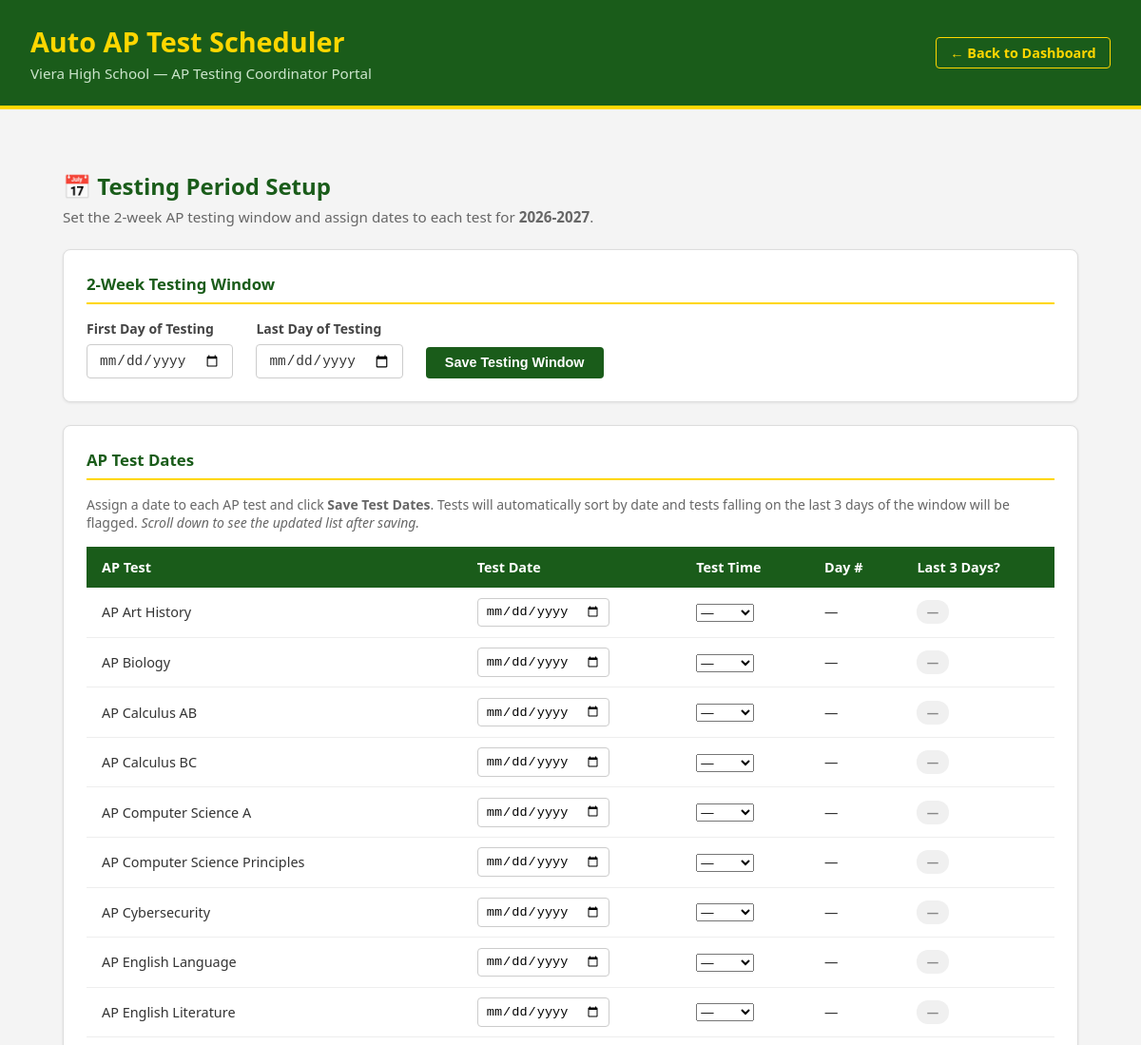
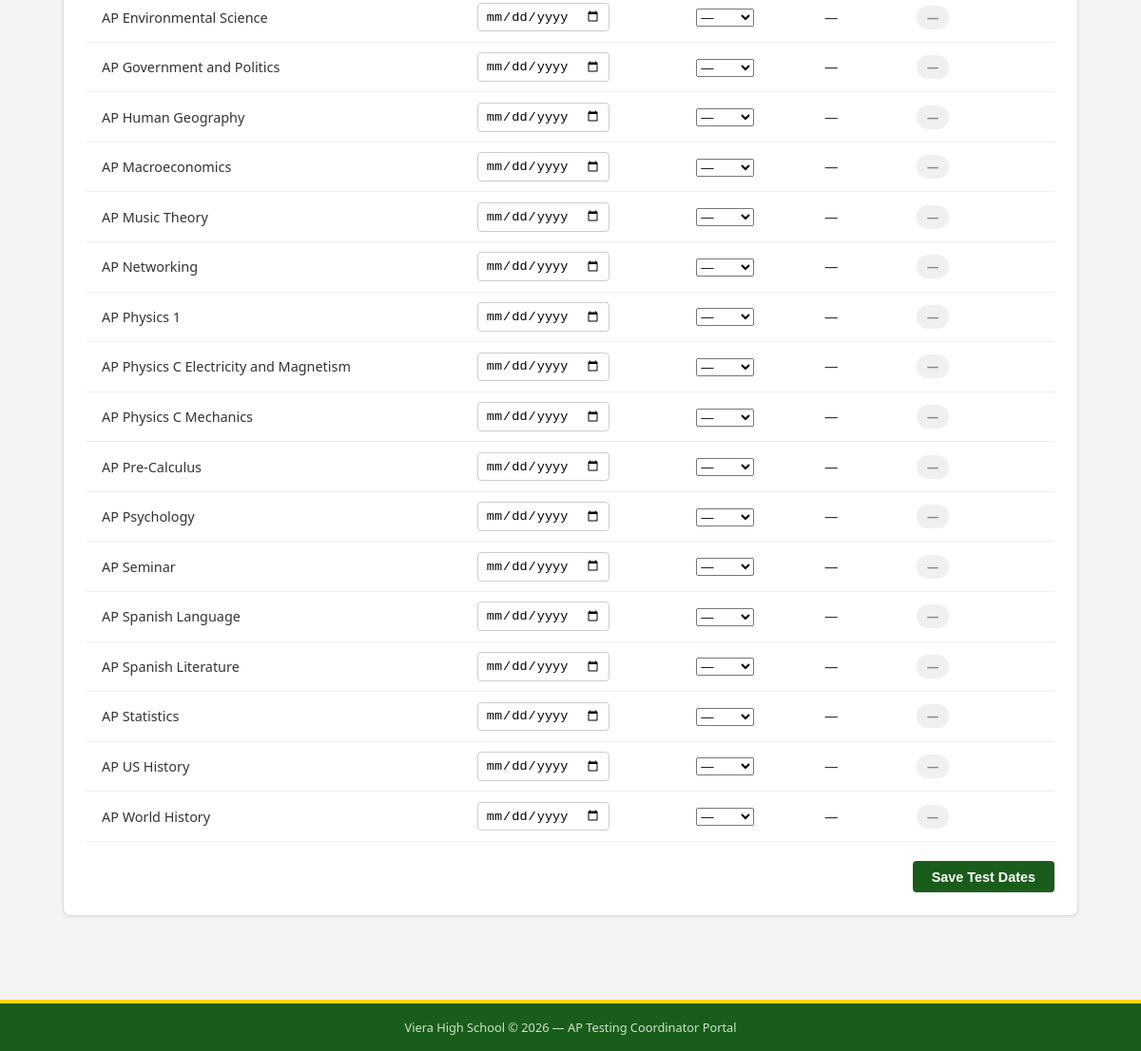
/pages/testing-period.php, run on the app's committed database (2 pictures, top to bottom).
### tables this page shows
CREATE TABLE IF NOT EXISTS ap_tests (
    id INT AUTO_INCREMENT PRIMARY KEY,
    test_name VARCHAR(100) NOT NULL UNIQUE,
    test_date DATE,
    test_time ENUM('8AM', '12PM') DEFAULT NULL,
    main_location VARCHAR(100) NOT NULL,
    accommodations_location VARCHAR(100) NOT NULL,
    overflow_location VARCHAR(100) DEFAULT 'Media Center',
    testing_day_number TINYINT,
    is_last_3_days TINYINT(1) DEFAULT 0,
    school_year VARCHAR(9),
    created_at TIMESTAMP DEFAULT CURRENT_TIMESTAMP,
    updated_at TIMESTAMP DEFAULT CURRENT_TIMESTAMP ON UPDATE CURRENT_TIMESTAMP
);

### src/pages/testing-period.php (the view, shortened to what this page needs)
<?php
$host = 'db';
$dbname = 'ap_scheduler';
$user = 'apuser';
$password = 'appassword';
$conn = new mysqli($host, $user, $password, $dbname);
$school_year = date('Y') . '-' . (date('Y') + 1);
$period_result = $conn->query("SELECT * FROM testing_period WHERE school_year = '$school_year' LIMIT 1");
$period = $period_result->fetch_assoc();
$tests_result = $conn->query("SELECT * FROM ap_tests ORDER BY
    test_date ASC,
    CASE test_time
        WHEN '8AM' THEN 1
        WHEN '12PM' THEN 2
        ELSE 3
    END ASC,
    test_name ASC");
$tests = $tests_result->fetch_all(MYSQLI_ASSOC);
?>
<!DOCTYPE html>
<html lang="en">
<head>
  <link rel="stylesheet" href="../css/styles.css"/>
  <link rel="stylesheet" href="../css/pages.css"/>
</head>
<body>
  <header>
    <div class="header-inner">
      <div class="header-title">
        <h1>Auto AP Test Scheduler</h1>
        <p>Viera High School — AP Testing Coordinator Portal</p>
      </div>
      <a href="../index.php" class="back-btn">← Back to Dashboard</a>
    </div>
  </header>
  <main>
    <div class="page-container">
      <h2 class="page-title">📅 Testing Period Setup</h2>
      <p class="page-subtitle">Set the 2-week AP testing window and assign dates to each test for <strong><?php echo $school_year; ?></strong>.</p>
      <div class="card-section">
        <h3 class="section-title">2-Week Testing Window</h3>
        <form method="POST">
          <div class="form-row">
            <div class="form-group">
              <label for="period_start">First Day of Testing</label>
              <input
                type="date"
                id="period_start"
                name="period_start"
                value="<?php echo $period ? $period['period_start'] : ''; ?>"
                required/>
            </div>
            <div class="form-group">
              <label for="period_end">Last Day of Testing</label>
              <input
                type="date"
                id="period_end"
                name="period_end"
                value="<?php echo $period ? $period['period_end'] : ''; ?>"
                required/>
            </div>
            <div class="form-group form-group-btn">
              <button type="submit" class="btn btn-primary">Save Testing Window</button>
            </div>
          </div>
        </form>
      </div>
      <div class="card-section">
        <h3 class="section-title">AP Test Dates</h3>
        <p class="section-subtitle">
          Assign a date to each AP test and click <strong>Save Test Dates</strong>.
          Tests will automatically sort by date and tests falling on the last 3 days
          of the window will be flagged.
          <em>Scroll down to see the updated list after saving.</em>
        </p>
        <form method="POST">
          <table class="data-table">
            <thead>
              <tr>
                <th>AP Test</th>
                <th>Test Date</th>
                <th>Test Time</th>
                <th>Day #</th>
                <th>Last 3 Days?</th>
              </tr>
            </thead>
            <tbody>
              <?php foreach ($tests as $test): ?>
              <tr>
                <td><?php echo htmlspecialchars($test['test_name']); ?></td>
                <td>
                  <input
                    type="date"
                    name="test_date[<?php echo $test['id']; ?>]"
                    value="<?php echo $test['test_date'] ?? ''; ?>"/>
                </td>
                <td>
                  <select name="test_time[<?php echo $test['id']; ?>]">
                    <option value="">—</option>
                  </select>
                </td>
                <td>
                  <?php echo $test['testing_day_number'] ? 'Day ' . $test['testing_day_number'] : '—'; ?>
                </td>
                <td>
                  <?php if ($test['is_last_3_days']): ?>
                    <span class="badge badge-gold">⚠️ Last 4 Days</span>
                  <?php else: ?>
                    <span class="badge badge-gray">—</span>
                  <?php endif; ?>
                </td>
              </tr>
              <?php endforeach; ?>
            </tbody>
          </table>
          <div class="form-actions">
            <button type="submit" class="btn btn-primary">Save Test Dates</button>
          </div>
        </form>
      </div>
    </div>
  </main>
  <footer>
    <p>Viera High School &copy; <?php echo date('Y'); ?> — AP Testing Coordinator Portal</p>
  </footer>
</body>
</html>

### src/css/styles.css (style rules this page uses)
* { margin: 0; padding: 0; box-sizing: border-box; }
body { font-family: 'Segoe UI', Tahoma, Geneva, Verdana, sans-serif; background-color: #f4f4f4; color: #333; min-height: 100vh; display: flex; flex-direction: column; }
header { background-color: #1a5c1a; color: white; padding: 1.5rem 2rem; border-bottom: 4px solid #FFD700; }
.header-inner { max-width: 1200px; margin: 0 auto; }
.header-title h1 { font-size: 1.8rem; font-weight: 700; color: #FFD700; }
.header-title p { font-size: 0.95rem; color: #cce5cc; margin-top: 0.25rem; }
main { flex: 1; padding: 2rem; }
footer { background-color: #1a5c1a; color: #cce5cc; text-align: center; padding: 1rem; font-size: 0.8rem; border-top: 4px solid #FFD700; }

### src/css/pages.css (style rules this page uses)
.header-inner { display: flex; justify-content: space-between; align-items: center; }
.back-btn { color: #ffd700; text-decoration: none; font-size: 0.9rem; font-weight: 600; border: 1px solid #ffd700; padding: 0.4rem 0.9rem; border-radius: 4px; transition: all 0.2s ease; }
.page-container { max-width: 1100px; margin: 0 auto; padding: 2rem 1rem; }
.page-title { font-size: 1.5rem; color: #1a5c1a; margin-bottom: 0.4rem; }
.page-subtitle { color: #666; font-size: 0.95rem; margin-bottom: 1.5rem; }
.card-section { background: white; border-radius: 8px; padding: 1.5rem; margin-bottom: 1.5rem; border: 1px solid #ddd; box-shadow: 0 1px 3px rgba(0, 0, 0, 0.08); }
.section-title { font-size: 1.05rem; color: #1a5c1a; margin-bottom: 1rem; padding-bottom: 0.5rem; border-bottom: 2px solid #ffd700; }
.section-subtitle { font-size: 0.875rem; color: #666; margin-bottom: 1rem; }
.form-row { display: flex; gap: 1.5rem; align-items: flex-end; flex-wrap: wrap; }
.form-group { display: flex; flex-direction: column; gap: 0.4rem; }
.form-group label { font-size: 0.875rem; font-weight: 600; color: #444; }
.form-group input[type="date"], .form-group input[type="text"], .form-group select { padding: 0.5rem 0.75rem; border: 1px solid #ccc; border-radius: 4px; font-size: 0.9rem; color: #333; }
.form-group-btn { justify-content: flex-end; }
.form-actions { margin-top: 1.25rem; display: flex; justify-content: flex-end; }
.btn { padding: 0.55rem 1.25rem; border: none; border-radius: 4px; font-size: 0.9rem; font-weight: 600; cursor: pointer; transition: all 0.2s ease; }
.btn-primary { background-color: #1a5c1a; color: white; }
.data-table { width: 100%; border-collapse: collapse; font-size: 0.9rem; }
.data-table th { background-color: #1a5c1a; color: white; padding: 0.75rem 1rem; text-align: left; font-weight: 600; }
.data-table td { padding: 0.65rem 1rem; border-bottom: 1px solid #eee; vertical-align: middle; }
.data-table input[type="date"] { padding: 0.35rem 0.5rem; border: 1px solid #ccc; border-radius: 4px; font-size: 0.85rem; }
.badge { display: inline-block; padding: 0.25rem 0.65rem; border-radius: 12px; font-size: 0.78rem; font-weight: 600; }
.badge-gray { background-color: #f0f0f0; color: #888; }

### data on the page
ap_tests: test_name "AP Art History"
ap_tests: test_name "AP Biology"
ap_tests: test_name "AP Calculus AB"
ap_tests: test_name "AP Calculus BC"
ap_tests: test_name "AP Computer Science A"
ap_tests: test_name "AP Computer Science Principles"
ap_tests: test_name "AP Cybersecurity"
ap_tests: test_name "AP English Language"
ap_tests: test_name "AP English Literature"
ap_tests: test_name "AP Environmental Science"
ap_tests: test_name "AP Government and Politics"
ap_tests: test_name "AP Human Geography"
ap_tests: test_name "AP Macroeconomics"
ap_tests: test_name "AP Music Theory"
ap_tests: test_name "AP Networking"
ap_tests: test_name "AP Physics 1"
ap_tests: test_name "AP Physics C Electricity and Magnetism"
ap_tests: test_name "AP Physics C Mechanics"
ap_tests: test_name "AP Pre-Calculus"
ap_tests: test_name "AP Psychology"
ap_tests: test_name "AP Seminar"
ap_tests: test_name "AP Spanish Language"
ap_tests: test_name "AP Spanish Literature"
ap_tests: test_name "AP Statistics"
ap_tests: test_name "AP US History"
ap_tests: test_name "AP World History"

### other printed values
$school_year "2026-2027"
